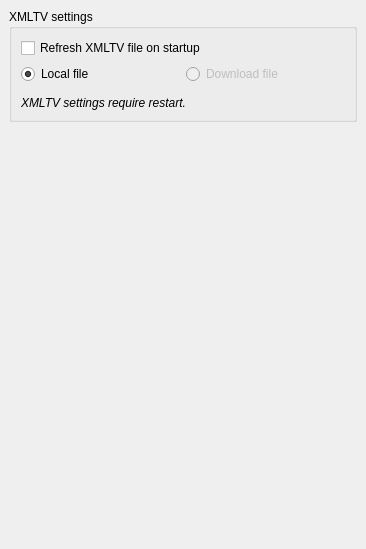
<?xml version="1.0" encoding="UTF-8"?>
<ui version="4.0">
 <class>SettingsSchedule</class>
 <widget class="QWidget" name="SettingsSchedule">
  <property name="geometry">
   <rect>
    <x>0</x>
    <y>0</y>
    <width>366</width>
    <height>549</height>
   </rect>
  </property>
  <property name="windowIcon">
   <iconset theme="preferences-desktop">
    <normaloff/>
   </iconset>
  </property>
  <layout class="QVBoxLayout" name="verticalLayout">
   <property name="leftMargin">
    <number>0</number>
   </property>
   <property name="topMargin">
    <number>0</number>
   </property>
   <property name="rightMargin">
    <number>0</number>
   </property>
   <property name="bottomMargin">
    <number>0</number>
   </property>
   <item>
    <widget class="QScrollArea" name="scrollArea">
     <property name="frameShape">
      <enum>QFrame::NoFrame</enum>
     </property>
     <property name="widgetResizable">
      <bool>true</bool>
     </property>
     <widget class="QWidget" name="scrollAreaWidgetContents">
      <property name="geometry">
       <rect>
        <x>0</x>
        <y>0</y>
        <width>366</width>
        <height>549</height>
       </rect>
      </property>
      <layout class="QVBoxLayout" name="verticalLayout_5">
       <item>
        <widget class="QGroupBox" name="groupXmltv">
         <property name="title">
          <string>XMLTV settings</string>
         </property>
         <layout class="QGridLayout" name="gridLayout">
          <item row="1" column="0">
           <widget class="QRadioButton" name="radioFile">
            <property name="text">
             <string>Local file</string>
            </property>
            <property name="checked">
             <bool>true</bool>
            </property>
           </widget>
          </item>
          <item row="0" column="0" colspan="2">
           <widget class="QCheckBox" name="checkRefresh">
            <property name="text">
             <string>Refresh XMLTV file on startup</string>
            </property>
           </widget>
          </item>
          <item row="2" column="0" colspan="2">
           <widget class="BrowseWidget" name="location" native="true"/>
          </item>
          <item row="3" column="0" colspan="2">
           <widget class="QLabel" name="label">
            <property name="text">
             <string>&lt;i&gt;XMLTV settings require restart.&lt;/i&gt;</string>
            </property>
           </widget>
          </item>
          <item row="1" column="1">
           <widget class="QRadioButton" name="radioNetwork">
            <property name="enabled">
             <bool>false</bool>
            </property>
            <property name="text">
             <string>Download file</string>
            </property>
            <property name="checked">
             <bool>false</bool>
            </property>
           </widget>
          </item>
         </layout>
        </widget>
       </item>
       <item>
        <spacer name="verticalSpacer">
         <property name="orientation">
          <enum>Qt::Vertical</enum>
         </property>
         <property name="sizeHint" stdset="0">
          <size>
           <width>0</width>
           <height>93</height>
          </size>
         </property>
        </spacer>
       </item>
      </layout>
     </widget>
    </widget>
   </item>
  </layout>
 </widget>
 <customwidgets>
  <customwidget>
   <class>BrowseWidget</class>
   <extends>QWidget</extends>
   <header>common/BrowseWidget.h</header>
   <container>1</container>
  </customwidget>
 </customwidgets>
 <resources/>
 <connections>
  <connection>
   <sender>checkRefresh</sender>
   <signal>toggled(bool)</signal>
   <receiver>radioNetwork</receiver>
   <slot>setEnabled(bool)</slot>
   <hints>
    <hint type="sourcelabel">
     <x>86</x>
     <y>147</y>
    </hint>
    <hint type="destinationlabel">
     <x>88</x>
     <y>172</y>
    </hint>
   </hints>
  </connection>
 </connections>
</ui>
